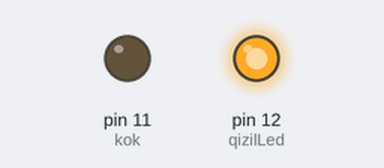
Bench run of a sketch on a simulated Arduino Uno, built with avr-gcc and run on an emulated ATmega328P. On the bench: output pins drawn as LEDs (lit = HIGH).

Above: at 0.02 s.
At 1.42 s:
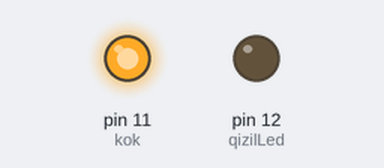
At 2.87 s:
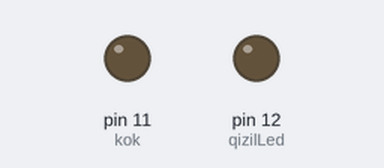
Timing chart, 0 to 3.2 s (numbered marks = the images above):
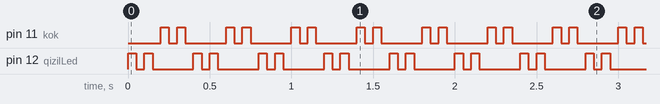

The sketch:

lesson_1_.ino
```cpp
const int qizilLed = 12;
const int kok = 11;

void setup(){
  // bosh qisim yani dastur faqat bir matta oqiyi
  pinMode(qizilLed, OUTPUT);
  pinMode(kok, OUTPUT);
}

 void loop(){
 digitalWrite(qizilLed, HIGH);
 delay(50);
 digitalWrite(qizilLed, LOW);
 delay(50);

  digitalWrite(qizilLed, HIGH);
 delay(50);
 digitalWrite(qizilLed, LOW);
 delay(50);

  digitalWrite(kok, HIGH);
 delay(50);
 digitalWrite(kok, LOW);
 delay(50);


  digitalWrite(kok, HIGH);
 delay(50);
 digitalWrite(kok, LOW);
 delay(50);

 }
```

Measured:
- by itself, pin 11 (kok), pin 12 (qizilLed): repeats every 0.40 s: LOW 0.05 s, HIGH 0.05 s, LOW 0.25 s, HIGH 0.05 s
